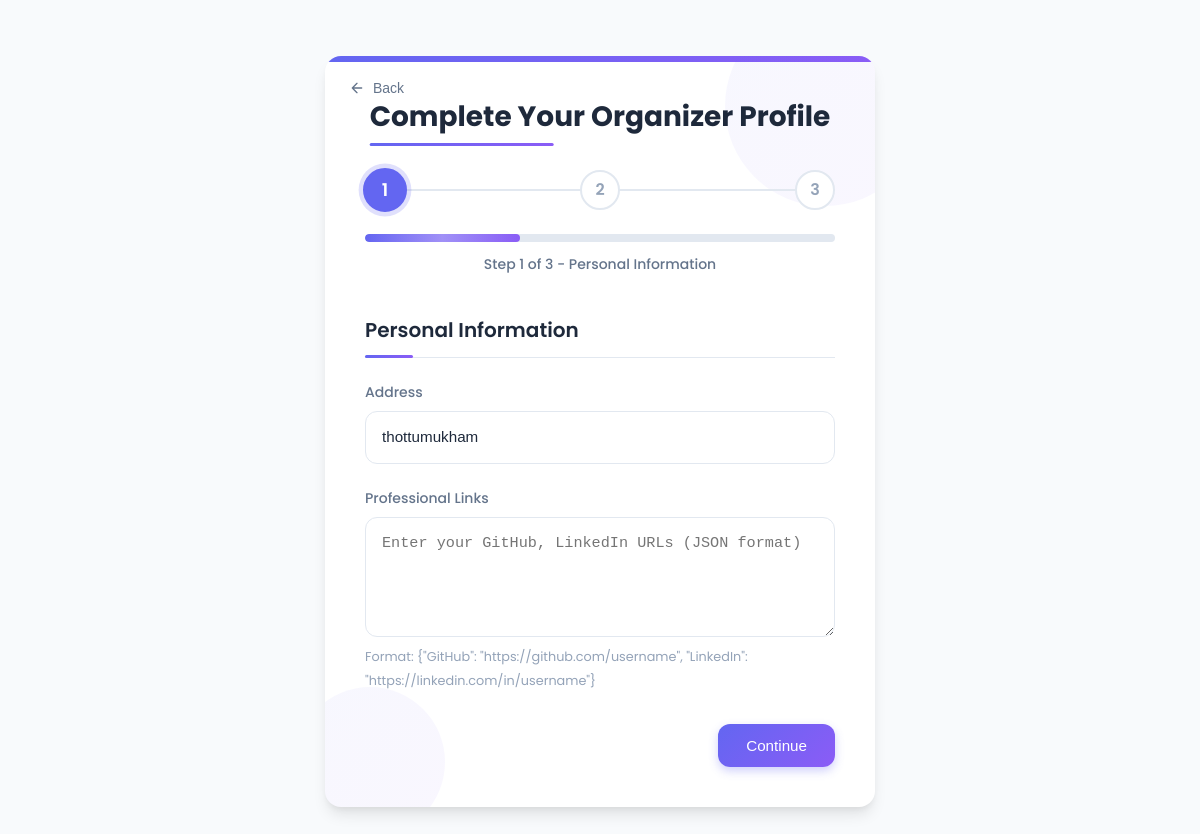
The app's page /User/create-org-profile/ (signed in), older data.
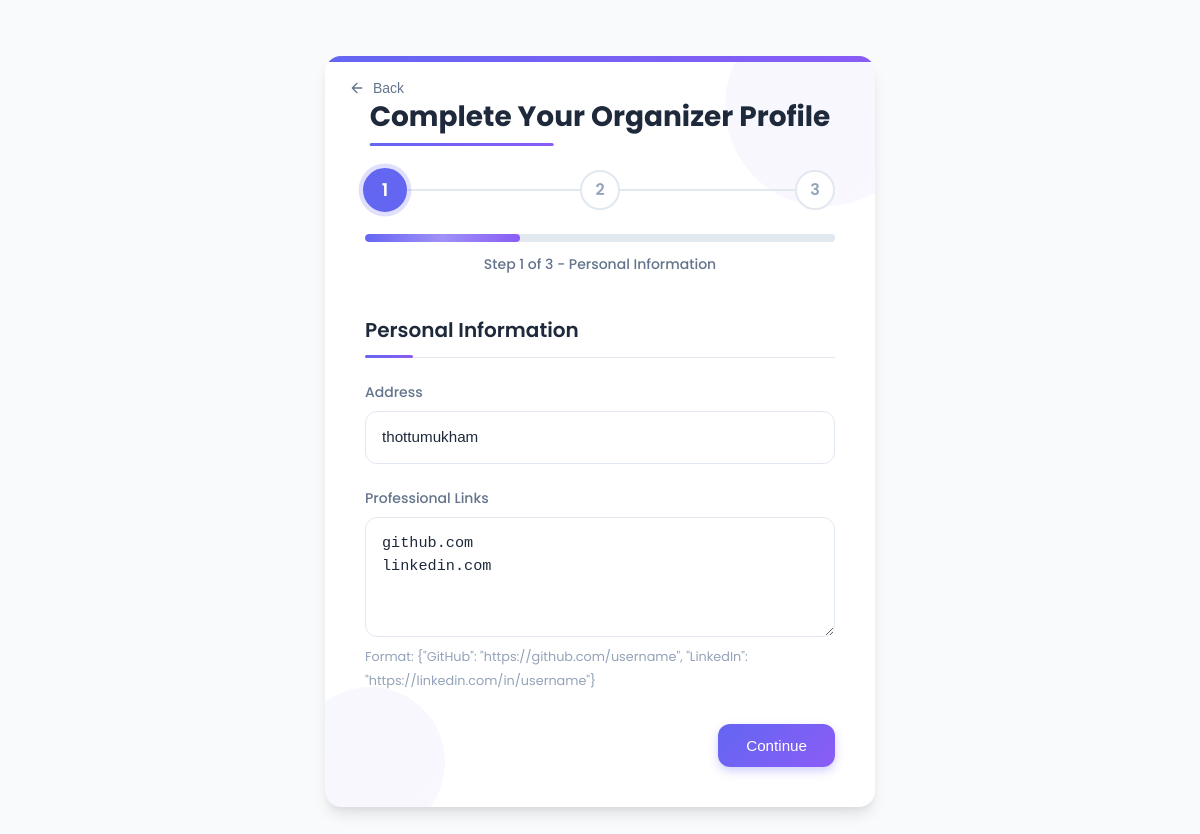
The same page, newer data.
### Guest/models.py (models this page shows, shortened)
class tbl_user(models.Model):
    user_email = models.EmailField(max_length=50, unique=True)
    user_name = models.CharField(max_length=50, null=True, blank=True)
    user_username = models.CharField(max_length=50, null=True, blank=True)
    user_contact = models.CharField(max_length=10, null=True, blank=True)
    user_address = models.CharField(max_length=100, null=True, blank=True)
    user_password = models.CharField(max_length=128, null=True, blank=True)  # Store hashed password
    user_city = models.ForeignKey(tbl_city, on_delete=models.CASCADE, null=True)
    user_photo = models.FileField(upload_to="Assets/Files/User", null=True, blank=True)
    user_gender = models.CharField(max_length=100, null=True, blank=True)
    user_bio = models.TextField(null=True, blank=True)
    user_links = models.TextField(null=True, blank=True)  # Store as JSON (GitHub, LinkedIn, etc.)
    user_degree_type = models.CharField(max_length=50, null=True, blank=True)
    user_institution = models.CharField(max_length=100, null=True, blank=True)
    user_field_of_study = models.CharField(max_length=100, null=True, blank=True)
    user_graduation_month = models.IntegerField(null=True, blank=True)  # Store as month number (1-12)
    user_graduation_year = models.IntegerField(null=True, blank=True)  # Store as year (YYYY)
    user_emergency_name = models.CharField(max_length=100, null=True, blank=True)
    user_emergency_phone = models.CharField(max_length=15, null=True, blank=True)
    user_organization_name = models.CharField(max_length=100, null=True, blank=True)
    user_job_title = models.CharField(max_length=100, null=True, blank=True)
    user_industry = models.CharField(max_length=100, null=True, blank=True)
    user_location = models.CharField(max_length=100, null=True, blank=True)
    user_official_address = models.CharField(max_length=200, null=True, blank=True)
    user_official_contact_number = models.CharField(max_length=15, null=True, blank=True)
    is_basic_profile_complete = models.BooleanField(default=False)
    is_volunteer_profile_complete = models.BooleanField(default=False)
    is_organizer_profile_complete = models.BooleanField(default=False)
    user_past_volunteering = models.TextField(null=True, blank=True)
    user_type = models.CharField(max_length=10, choices=USER_TYPES, default='volunteer')
    user_visibility = models.BooleanField(default=False)  # If true, profile is public and visible to anyone

### User/views.py (the view)
# urls.py: path('create-org-profile/', views.create_organizer_profile, name='create_organizer_profile'),
def create_organizer_profile(request):
    thisUser = tbl_user.objects.get(id=request.session['u_id'])
    industries = tbl_industry.objects.all()  # Get all industries
    if request.method == "POST":
        thisUser.user_address = request.POST.get('user_address')
        thisUser.user_degree_type = request.POST.get('user_degree_type')
        thisUser.user_institution = request.POST.get('user_institution')
        thisUser.user_field_of_study = request.POST.get('user_field_of_study')
        thisUser.user_graduation_month = request.POST.get('user_graduation_month')
        thisUser.user_graduation_year = request.POST.get('user_graduation_year')
        thisUser.user_organization_name = request.POST.get('user_organization_name')
        thisUser.user_job_title = request.POST.get('user_job_title')
        thisUser.user_industry = request.POST.get('user_industry')
        thisUser.user_location = request.POST.get('user_location')
        thisUser.user_official_address = request.POST.get('user_official_address')
        thisUser.user_official_contact_number = request.POST.get('user_official_contact_number')
        if (
            thisUser.user_address and
            thisUser.user_degree_type and
            thisUser.user_institution and
            thisUser.user_field_of_study and
            thisUser.user_organization_name and
            thisUser.user_job_title and
            thisUser.user_industry and
            thisUser.user_location and
            thisUser.user_official_contact_number and
            thisUser.user_official_address
        ):
            thisUser.is_organizer_profile_complete = True
        else:
            thisUser.is_organizer_profile_complete = False
        thisUser.save()
        return redirect('User:organizer_dashboard')
    else:
        return render(request, 'User/create_organizer_profile.html', {
            'thisUser': thisUser,
            'industries': industries
        })

### User/templates/User/create_organizer_profile.html (shortened to what this page needs)
<!DOCTYPE html>
<html lang="en">
<head>
</head>
<body>
    <div class="profile-card">
        <div class="decorative-shape shape-1"></div>
        <div class="decorative-shape shape-2"></div>
        <button type="button" class="back-button" onclick="history.back()">
            <svg xmlns="http://www.w3.org/2000/svg" viewBox="0 0 24 24" fill="none" stroke="currentColor" stroke-width="2" stroke-linecap="round" stroke-linejoin="round">
                <path d="M19 12H5M12 19l-7-7 7-7"/>
            </svg>
            Back
        </button>
        <h2 class="profile-title">Complete Your Organizer Profile</h2>
        <div class="progress-container">
            <div class="progress-steps">
                <div class="progress-step active" data-step="1">1</div>
                <div class="progress-step" data-step="2">2</div>
                <div class="progress-step" data-step="3">3</div>
            </div>
            <div class="progress-bar-container">
                <div id="profileFormProgress" class="progress-bar" style="width: 33.33%;"></div>
            </div>
            <div class="progress-text" id="progressText">Step 1 of 3 - Personal Information</div>
        </div>
        <form method="POST" id="organizerProfileForm" action="{% url 'User:create_organizer_profile' %}">
            <div class="form-step" id="step-1">
                <h3 class="section-title">Personal Information</h3>
                <div class="form-group">
                    <label class="form-label" for="user_address">Address</label>
                    <input type="text" id="user_address" name="user_address" class="form-control" placeholder="Enter your address" value="{{ thisUser.user_address|default:'' }}">
                </div>
                <div class="form-group">
                    <label class="form-label" for="user_links">Professional Links</label>
                    <textarea id="user_links" name="user_links" class="form-control" rows="3" placeholder="Enter your GitHub, LinkedIn URLs (JSON format)">{{ thisUser.user_links|default:'' }}</textarea>
                    <small class="text-muted">Format: {"GitHub": "https://github.com/username", "LinkedIn": "https://linkedin.com/in/username"}</small>
                </div>
                <div class="button-group">
                    <button type="button" class="btn btn-primary next-step">Continue</button>
                </div>
            </div>
        </form>
    </div>
</body>
</html>

Row changes from the older to the newer data that the page shows:
changed tbl_user "thottumukham": user_links (not shown) → "github.com linkedin.com"
